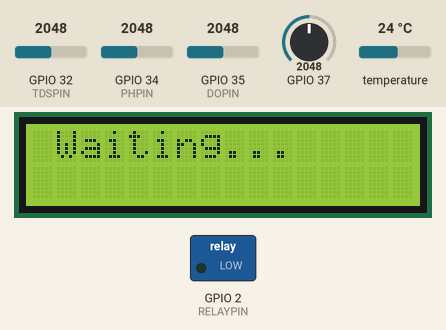
A sketch run on a simulated ESP32. Shown: 16×2 character LCD, switched loads named in the sketch (green lamp = pin HIGH). Inputs (shaded band) come from the test bench; at power-on: GPIO 32 (TDSPIN) = 2048, GPIO 34 (PHPIN) = 2048, GPIO 35 (DOPIN) = 2048, GPIO 37 = 2048, temperature 24 °C. WiFi joins after 1.5 s; servers stay silent unless stated; what the sketch prints to the serial monitor is not drawn.

Above: at 0.1 s.
At 1.7 s:
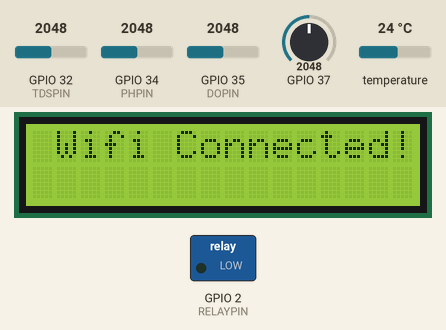

The sketch:

TambakUdangRev1.ino
```cpp
#include "esp_adc_cal.h"
#include "OneWire.h"
#include "DallasTemperature.h"
#include <WiFi.h>
#include "LiquidCrystal_I2C.h"
#include "GravityTDS.h"

const char* ssid = "WS Clown Project 2.4G";
const char* password = "membadutbersama";
//String serverName = "http://192.168.1.106:1880/update-sensor";
String serverName = "https://api.sitesxyz.my.id/add.php";

#define lcdColumns 16
#define lcdRows 2
LiquidCrystal_I2C lcd(0x27, lcdColumns, lcdRows);
GravityTDS gravityTds;

//====== Pinout ======//
#define PHPIN 34
#define DOPIN 35
#define TDSPIN 32
#define DS18PIN 33
#define RELAYPIN 2

#define RXD2 16
#define TXD2 17

//Calibrate DO Sensor
#define CAL1_V (2352) //mv
#define CAL1_T (30)   //℃

const uint16_t DO_Table[41] = {
    14460, 14220, 13820, 13440, 13090, 12740, 12420, 12110, 11810, 11530,
    11260, 11010, 10770, 10530, 10300, 10080, 9860, 9660, 9460, 9270,
    9080, 8900, 8730, 8570, 8410, 8250, 8110, 7960, 7820, 7690,
    7560, 7430, 7300, 7180, 7070, 6950, 6840, 6730, 6630, 6530, 6410};

//====== Variable ======//
int ADC[3];
float V[3];
float PH,TDS,DO,TEMP;
int button;

//====== User Code Begin ======//
OneWire oneWire(DS18PIN);
DallasTemperature sensors(&oneWire);

void setup() {
  Serial.begin(115200);
  Serial1.begin(115200, SERIAL_8N1, RXD2, TXD2);
  sensors.begin();
  gravityTds.begin();

  pinMode(RELAYPIN,OUTPUT);

  lcd.init();
  lcd.backlight();

  WiFi.begin(ssid, password);
  lcd.setCursor(1, 0);
  lcd.print("Waiting...");

  while (WiFi.status() != WL_CONNECTED) {
    delay(500);
    Serial.print(".");
  }
  Serial.println(WiFi.localIP());
  lcd.clear();
  lcd.setCursor(1, 0);
  lcd.print("Wifi Connected!!");
  delay(2000);
}

void loop() {
  takeADC();
  takeTemp();
  regressionPH();
  takeTDS();
  takeDO(V[1],TEMP);
  Serial.println((String)"TDS = " + TDS + " || TEMP = " + TEMP + " || PH = " + PH + " || DO = " + DO);

  /*
  if (WiFi.status() == WL_CONNECTED) {
    HTTPClient http;

    String serverPath = serverName + "?sensor1=10&sensor2=22.0&sensor3=33.0&sensor4=44.4";//&sensor5=55.5&sensor6=66.6&sensor7=77.7&sensor8=88.8&sensor9=99.0&sensor10=100&sensor11=11.1&sensor12=12.12";

    // Your Domain name with URL path or IP address with path
    http.begin(serverPath.c_str());

    // Send HTTP GET request
    int httpResponseCode = http.GET();

    if (httpResponseCode > 0) {
      //Serial.print("HTTP Response code: ");
      //Serial.println(httpResponseCode);
      String payload = http.getString();
      //Serial.println(payload);
      if (httpResponseCode == 200){
          button = payload.toInt();
          Serial.println(button);
        }
    }
    else {
      Serial.print("Error code: ");
      Serial.println(httpResponseCode);
    }
    // Free resources
    http.end();
  }
  else {
    WiFi.begin(ssid, password);
    Serial.println("Wifi Reconnecting...");
    while (WiFi.status() != WL_CONNECTED) {
      delay(500);
      Serial.print(".");
    }
    Serial.println("Wifi Reconnected");
  }
  */
}

void takeADC() {
  ADC[0] = analogRead(PHPIN);
  ADC[1] = analogRead(DOPIN);
  ADC[2] = analogRead(TDSPIN);
  //  V[0] = readADC_Cal(ADC[0]);
  //  V[1] = readADC_Cal(ADC[1]);
  //  V[2] = readADC_Cal(ADC[2]);
  V[0] = (ADC[0] / 4095.0) * 3300.0;
  V[1] = (ADC[1] / 4095.0) * 3300.0;
  V[2] = (ADC[2] / 4095.0) * 3300.0;
  Serial.println((String)"ADC1 = " + ADC[0] + " || ADC2 = " + ADC[1] + " || ADC3 = " + ADC[2]);
  //Serial.println((String)"V1 = " + V[0] + " || V2 = " + V[1] + " || V3 = " + V[2]);
  //Serial.println(ADC[0]);
}

void regressionPH(){
  PH = -0.00311 * ADC[0] + 16.46214;
}

void takeTDS() {
    gravityTds.setTemperature(TEMP);  // set the temperature and execute temperature compensation
    gravityTds.update();  //sample and calculate
    TDS = gravityTds.getTdsValue();  // then get the value
}

void takeTemp() {
  sensors.requestTemperatures();
  TEMP = sensors.getTempCByIndex(0);
}

void takeDO(uint32_t voltage_mv, int temperature_c)
{
  uint16_t V_saturation = (uint32_t)CAL1_V + (uint32_t)35 * temperature_c - (uint32_t)CAL1_T * 35;
  DO = (voltage_mv * DO_Table[temperature_c] / V_saturation);
}

uint32_t readADC_Cal(int ADC_Raw)
{
  esp_adc_cal_characteristics_t adc_chars;

  esp_adc_cal_characterize(ADC_UNIT_1, ADC_ATTEN_DB_11, ADC_WIDTH_BIT_12, 1100, &adc_chars);
  return (esp_adc_cal_raw_to_voltage(ADC_Raw, &adc_chars));
}
```
